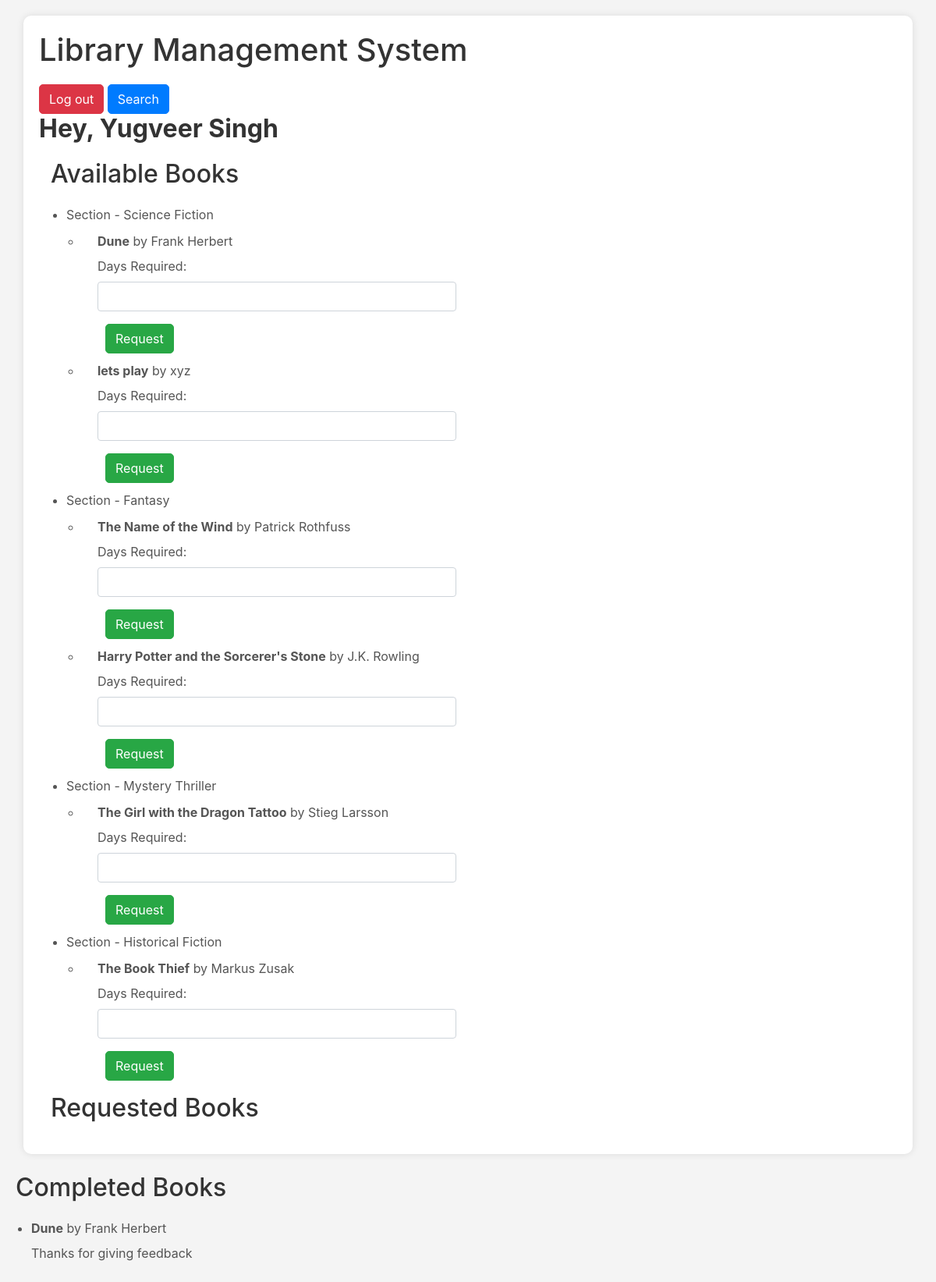
Page /user_dashboard (signed in) on the committed database.
### models.py (models this page shows)
class User(db.Model):
    __tablename__ = "user"
    user_name = db.Column(db.String() , nullable = False)
    user_email = db.Column(db.String() , primary_key = True, nullable = False)
    user_password = db.Column(db.String() , nullable = False)
    user_books_count = db.Column(db.Integer(), default =0)

class Section(db.Model):
    __tablename__ = "section"
    section_id = db.Column(db.Integer() , primary_key = True, autoincrement =True)
    section_name = db.Column(db.String() , nullable = False)
    section_description = db.Column(db.String() , nullable = False)
    section_date_created = db.Column(db.String() , nullable = False)
    section_max_copies_of_book = db.Column(db.Integer())
    section_max_books = db.Column(db.Integer())
    section_no_of_books_added = db.Column(db.Integer(), default =0)

class Book(db.Model):
    __tablename__ = "book"
    book_id = db.Column(db.Integer() , primary_key = True, autoincrement =True)
    book_name = db.Column(db.String() , nullable = False)
    book_content = db.Column(db.String() , nullable = False)
    book_author_name = db.Column(db.String() , nullable = False)
    book_rating = db.Column(db.Integer())
    book_date_issued = db.Column(db.Integer())
    feedback = db.Column(db.String())
    book_return_date = db.Column(db.Integer(), default =0)
    book_sections = db.relationship("Section", secondary="book_in_section", backref="section_books")
    book_requests = db.relationship("Request_book")

class Request_book(db.Model):
    __tablename__ = "request_book"
    id = db.Column(db.Integer() , primary_key = True, autoincrement =True)
    book_id = db.Column(db.Integer() , db.ForeignKey("book.book_id") , nullable = False)
    section_id = db.Column(db.Integer() , db.ForeignKey("section.section_id"), nullable = False)
    user_email = db.Column(db.String() , db.ForeignKey("user.user_email"), nullable = False)
    request = db.Column(db.Integer())
    days_required = db.Column(db.Integer() , nullable = False)
    request_date = db.Column(db.DateTime(), nullable=False, default=db.func.current_timestamp())
    return_date = db.Column(db.DateTime())
    status = db.Column(db.String(), default='pending')

### controllers.py (the view)
@app.route("/user_dashboard", methods=["GET"])
def user_dashboard():
    global logged_user
    if not logged_user:
        return redirect(url_for("user_login"))
    user_email = logged_user
    user = User.query.filter_by(user_email=user_email).first()
    feedback = Feedback.query.get(user_email)
    if user:
        sections = Section.query.all()
        for section in sections:
            section.books = section.section_books
        user_requests = Request_book.query.filter_by(user_email=user_email).filter(Request_book.status.in_(['pending', 'accepted'])).all()
        requested_book_ids = [request.book_id for request in user_requests]
        user_requests_count = Request_book.query.filter_by(user_email=user_email).filter(Request_book.status.in_(['pending', 'accepted'])).count()
        completed_books = Request_book.query.filter_by(user_email=user_email).filter(Request_book.status.in_(['returned', 'revoked'])).all()
        feedback_given = {feedback.book_id: True for feedback in Feedback.query.filter_by(user_email=user_email)}
        for section in sections:
            section.books = [book for book in section.books if book.book_id not in requested_book_ids]
        return render_template("user_dashboard.html", sections=sections, feedback_given=feedback_given, feedback=feedback, user_requests=user_requests, completed_books=completed_books, Book=Book, MAX_BOOK_REQUESTS=MAX_BOOK_REQUESTS, user_requests_count=user_requests_count, user=user)
    else:
        flash("User not found")
        return redirect(url_for("user_login"))

### templates/user_dashboard.html (shortened to what this page needs)
<!DOCTYPE html>
<html lang="en">
<head>
    <link href="https://stackpath.bootstrapcdn.com/bootstrap/4.5.2/css/bootstrap.min.css" rel="stylesheet">
</head>
<body>
    <div class="container">
        <h1>Library Management System</h1>
        <a href="/logout" class="btn btn-danger">Log out</a>
        <a href="/user_search" class="btn btn-primary">Search</a>
        <h2> <strong>Hey, {{ user.user_name }}</strong></h2
        <div class="row mt-4">
            <div class="col-md-6">
                <h2>Available Books</h2>
                <ul>
                    {% for section in sections %}
                    <li>Section - {{ section.section_name }}</li>
                    <ul>
                        {% for book in section.books %}
                        <li>
                            <div class="book-info">
                                <strong>{{ book.book_name }}</strong> by {{ book.book_author_name }}
                                <form action="{{ url_for('book_request') }}" method="POST" class="mt-2">
                                    <div class="form-group">
                                        <label for="days_required">Days Required:</label>
                                        <input type="number" id="days_required" name="days_required" min="1"
                                            required class="form-control">
                                    </div>
                                    <button type="submit" class="btn btn-success">Request</button>
                                </form>
                            </div>
                        </li>
                        {% endfor %}
                    </ul>
                    {% endfor %}
                </ul>
            </div>
            <div class="col-md-6">
                <h2>Requested Books</h2>
            </div>
        </div>
        <h2 class="mt-4">Completed Books</h2>
        <ul>
            {% for completed_book in completed_books %}
            <li>
                <strong>{{ Book.query.get(completed_book.book_id).book_name }}</strong> by {{
                Book.query.get(completed_book.book_id).book_author_name }}
                {% if feedback_given.get(completed_book.book_id) %}
                <div class="mt-2">Thanks for giving feedback</div>
                {% endif %}
            </li>
            {% endfor %}
        </ul>
</body>
</html>

### templates/user_dashboard.html (style rules this page uses)
body { padding: 20px; background-color: #f4f4f4; }
h1, h2 { margin-bottom: 20px; color: #333; }
ul { padding-left: 20px; }
li { margin-bottom: 10px; color: #555; }
button { margin-left: 10px; }
.container { background-color: #fff; border-radius: 10px; padding: 20px; box-shadow: 0 0 10px rgba(0, 0, 0, 0.1); }
.btn { border-radius: 5px; }
.btn-primary { background-color: #007bff; border-color: #007bff; }
.btn-success { background-color: #28a745; border-color: #28a745; }
.btn-danger { background-color: #dc3545; border-color: #dc3545; }
.book-info { padding-left: 20px; }

### rows in the picture
User: user_name "Yugveer Singh"
Section: section_name "Science Fiction"
Book: book_name "Dune", book_author_name "Frank Herbert", query.get "Dune", query.get "Frank Herbert"
Book: book_name "lets play", book_author_name "xyz"
Section: section_name "Fantasy"
Book: book_name "The Name of the Wind", book_author_name "Patrick Rothfuss"
Book: book_name "Harry Potter and the Sorcerer's Stone", book_author_name "J.K. Rowling"
Section: section_name "Mystery Thriller"
Book: book_name "The Girl with the Dragon Tattoo", book_author_name "Stieg Larsson"
Section: section_name "Historical Fiction"
Book: book_name "The Book Thief", book_author_name "Markus Zusak"
Request_book: shows "Thanks for giving feedback"
